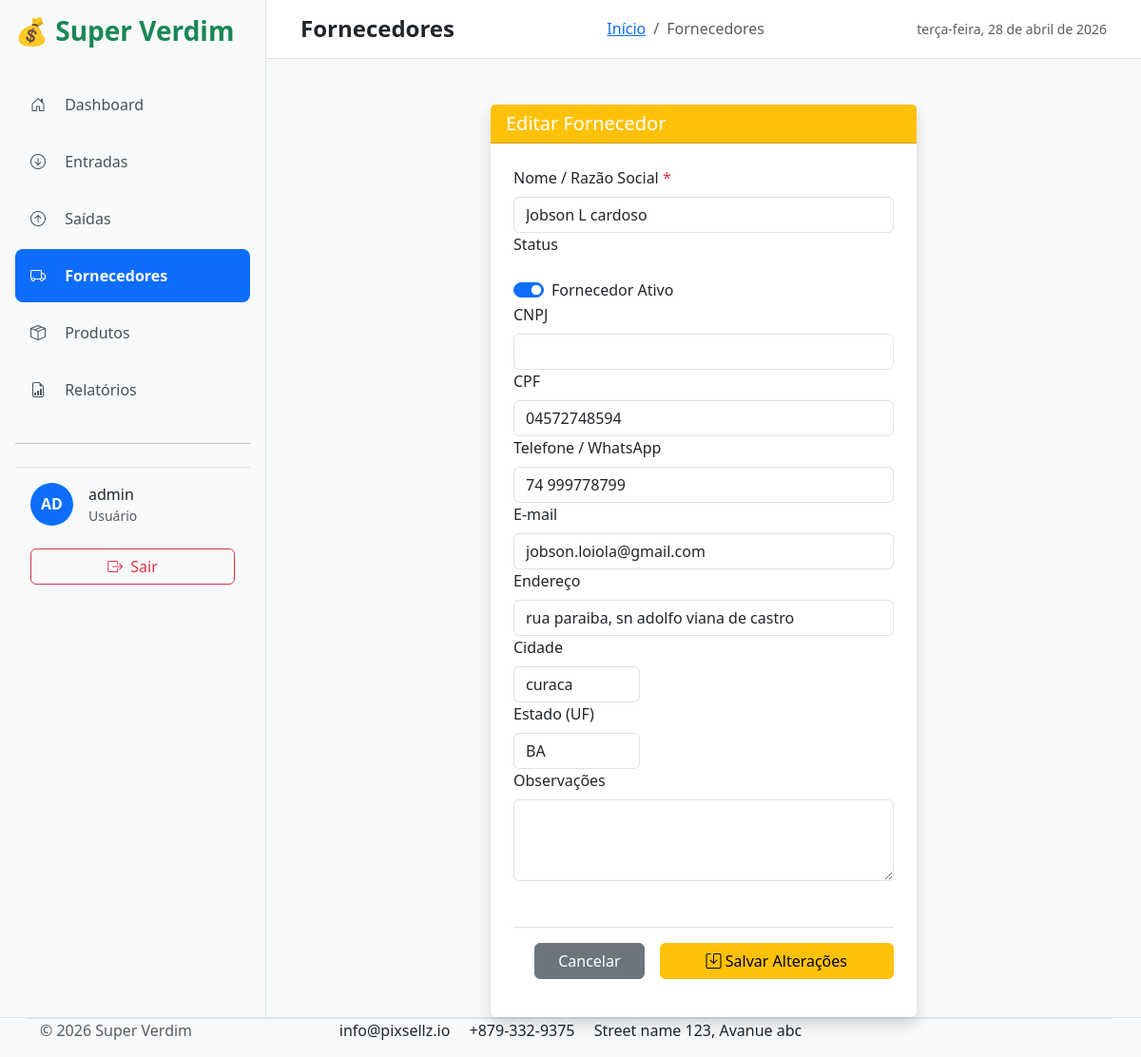
The page /fornecedores/fornecedor/1/editar/ (signed in) on the database its author committed.
### fornecedores/models.py (models this page shows, shortened)
class Fornecedor(models.Model):
    nome = models.CharField(max_length=100)
    cnpj = models.CharField(max_length=18, unique=True, blank=True, null=True)
    cpf = models.CharField(max_length=14, unique=True, blank=True, null=True)
    telefone = models.CharField(max_length=20, blank=True)
    email = models.EmailField(blank=True)
    endereco = models.CharField(max_length=100,blank=True)
    cidade = models.CharField(max_length=100, blank=True)
    estado = models.CharField(max_length=2, blank=True)
    observacoes = models.TextField(blank=True)
    ativo = models.BooleanField(default=True)
    criado_em = models.DateTimeField(auto_now_add=True)
    atualizado_em = models.DateTimeField(auto_now=True)
    class Meta:
        verbose_name = "Fornecedor"
        verbose_name_plural = "Fornecedores"
        ordering = ['nome']

### fornecedores/views.py (the view)
# urls.py: path('fornecedor/<int:pk>/editar/', views.editar_fornecedor, name='editar_fornecedor'),
@login_required
def editar_fornecedor(request, pk):
    fornecedor = get_object_or_404(Fornecedor, pk=pk)
    if request.method == 'POST':
        form = FornecedorForm(request.POST, instance=fornecedor)
        if form.is_valid():
            form.save()
            messages.success(request, f'Fornecedor "{fornecedor.nome}" atualizado com sucesso!')
            return redirect('lista_fornecedores')
        else:
            messages.error(request, 'Por favor, corrija os erros abaixo.')
    else:
        form = FornecedorForm(instance=fornecedor)
    return render(request, 'fornecedores/editar_fornecedor.html', {
        'form': form,
        'fornecedor': fornecedor
    })

### fornecedores/forms.py
class FornecedorForm(forms.ModelForm):
    class Meta:
        model = Fornecedor
        fields = ['nome', 'cnpj', 'cpf', 'telefone', 'email', 'endereco', 'cidade', 'estado', 'observacoes', 'ativo']
        widgets = {
            'observacoes': forms.Textarea(attrs={'rows': 3}),
        }

### main/context_processors.py (called while the page is built, shortened)
def user_role(request):
    if request.user.is_authenticated:
        groups = list(request.user.groups.values_list('name', flat=True))
        return {
            'is_admin': 'Administrador' in groups,
            'is_gerente': 'Gerente' in groups,
            'is_usuario': 'Usuário' in groups,
            'user_groups': groups,
            'user': request.user,
            'user_full_name': request.user.get_full_name() or request.user.username,
        }

### templates/fornecedores/editar_fornecedor.html (shortened to what this page needs)
{% extends 'base.html' %}
{% load static %}
{% block page_title %}Fornecedores{% endblock %}
{% block breadcrumb_current %}Fornecedores{% endblock %}
{% block content %}
<div class="row justify-content-center mt-5">
    <div class="col-lg-6">
      <div class="card shadow">
        <div class="card-header bg-warning text-white">
          <h5 class="mb-0">Editar Fornecedor</h5>
        </div>
        <div class="card-body p-4">
         <form method="POST">
          <div class="mb-3">
            <div class="col-md-12">
              <label class="form-label fw-medium">Nome / Razão Social <span class="text-danger">*</span></label>
              <input type="text" class="form-control" name="nome" value="{{ fornecedor.nome }}" required>
            </div>
            <div class="col-md-12">
              <label class="form-label fw-medium">Status</label>
              <div class="form-check form-switch mt-3">
                <input class="form-check-input" type="checkbox" name="ativo" id="ativo"
                       {% if fornecedor.ativo %}checked{% endif %}>
                <label class="form-check-label" for="ativo">Fornecedor Ativo</label>
              </div>
            </div>
            <div class="col-md-12">
              <label class="form-label fw-medium">CNPJ</label>
              <input type="text" class="form-control" name="cnpj" value="{{ fornecedor.cnpj|default:'' }}">
            </div>
            <div class="col-md-12">
              <label class="form-label fw-medium">CPF</label>
              <input type="text" class="form-control" name="cpf" value="{{ fornecedor.cpf|default:'' }}">
            </div>
            <div class="col-md-12">
              <label class="form-label fw-medium">Telefone / WhatsApp</label>
              <input type="text" class="form-control" name="telefone" value="{{ fornecedor.telefone|default:'' }}">
            </div>
            <div class="col-md-12">
              <label class="form-label fw-medium">E-mail</label>
              <input type="email" class="form-control" name="email" value="{{ fornecedor.email|default:'' }}">
            </div>
            <div class="col-12">
              <label class="form-label fw-medium">Endereço</label>
              <input type="text" class="form-control" name="endereco" value="{{ fornecedor.endereco|default:'' }}">
            </div>
            <div class="col-md-4">
              <label class="form-label fw-medium">Cidade</label>
              <input type="text" class="form-control" name="cidade" value="{{ fornecedor.cidade|default:'' }}">
            </div>
            <div class="col-md-4">
              <label class="form-label fw-medium">Estado (UF)</label>
              <input type="text" class="form-control text-uppercase" name="estado"
                     value="{{ fornecedor.estado|default:'' }}" maxlength="2">
            </div>
            <div class="col-12 fw-medium">
              <label class="form-label">Observações</label>
              <textarea class="form-control" name="observacoes" rows="3">{{ fornecedor.observacoes|default:'' }}</textarea>
            </div>
          </div>
          <div class="d-flex justify-content-end gap-3 mt-5 pt-3 border-top">
            <a href="{% url 'lista_fornecedores' %}" class="btn btn-secondary px-4">Cancelar</a>
            <button type="submit" class="btn btn-warning px-5">
              <i class="bi bi-save"></i> Salvar Alterações
            </button>
          </div>
        </form>
        </div>
        </div>
    </div>
</div>
{% endblock %}

### templates/includes/navbar.html (shortened to what this page needs)
{% load static %}
    <div class="d-flex justify-content-between align-items-center mb-4">
      <h3 class="text-success fw-bold">💰 Super Verdim</h3>
    </div>
      <ul class="nav flex-column">
        <li class="nav-item">
          <a href="{% url 'home' %}"
            class="nav-link py-3 px-3 mb-1 rounded-3 {% if request.path == '/' or request.path == '/dashboard/' %}active{% endif %}">
            <i class="bi bi-house-door me-3"></i> Dashboard
          </a>
        </li>
    <li class="nav-item">
      <a href="{% url 'entradas_list' %}"
         class="nav-link py-3 px-3 mb-1 rounded-3 {% if 'entradas' in request.path %}active{% endif %}">
        <i class="bi bi-arrow-down-circle me-3"></i> Entradas
      </a>
    </li>
    <li class="nav-item">
      <a href="{% url 'saidas_list' %}"
         class="nav-link py-3 px-3 mb-1 rounded-3 {% if 'saidas' in request.path %}active{% endif %}">
        <i class="bi bi-arrow-up-circle me-3"></i> Saídas
      </a>
    </li>
      <a href="{% url 'lista_fornecedores' %}"
         class="nav-link py-3 px-3 mb-1 rounded-3 {% if 'fornecedores' in request.path %}active{% endif %}">
        <i class="bi bi-truck me-3"></i> Fornecedores
      </a>
    <li>
      <a href="{% url 'lista_produtos' %}"
        class="nav-link py-3 px-3 mb-1 rounded-3 {% if 'produtos' in request.path %}active{% endif %}">
        <i class="bi bi-box-seam me-3"></i> Produtos
      </a>
    </li>
    <li class="nav-item">
      <a class="nav-link py-3 px-3 mb-1 rounded-3 {% if 'relatorio' in request.path %}active{% endif %}" href="#" data-bs-toggle="offcanvas" data-bs-target="#offcanvasRelatorios">
        <i class="bi bi-file-earmark-bar-graph me-3"></i> Relatórios
      </a>
    </li>
      <hr class="my-4">
      {% if user.is_authenticated %}
      <div class="mt-auto px-3 py-3 border-top">
        <div class="d-flex align-items-center gap-3">
          <div class="bg-primary text-white rounded-circle d-flex align-items-center justify-content-center" style="width: 45px; height: 45px;">
            <strong>{{ user.username|slice:":2"|upper }}</strong>
          </div>
          <div>
            <p class="mb-0 fw-medium">{{ user.get_full_name|default:user.username }}</p>
            <small class="text-muted">{{ user.email|default:"Usuário" }}</small>
          </div>
        </div>
        <br>
        <a href="{% url 'logout' %}" class="btn btn-outline-danger w-100 d-flex align-items-center justify-content-center gap-2">
          <i class="bi bi-box-arrow-right"></i> Sair
          </a>
        {% else %}
        <a href="{% url 'login' %}" class="btn btn-primary w-100">Fazer Login</a>
        {% endif %}
      </div>

### static/css/style.css (style rules this page uses)
body { font-family: 'Segoe UI', system-ui, sans-serif; }
.nav-link { color: #495057; transition: all 0.2s; }
.nav-link.active { background-color: #0d6efd !important; color: white !important; font-weight: 600; }
.card { border: none; box-shadow: 0 4px 15px rgba(0, 0, 0, 0.08); }

### rows shown on the page
Fornecedor: nome "Jobson L cardoso", ativo "☑", cpf "04572748594", telefone "74 999778799", email "jobson.loiola@gmail.com", endereco "rua paraiba, sn adolfo viana de castro", cidade "curaca", estado "BA"

### other values the page prints
{{ user.username|slice:":2"|upper }} "AD"
{{ user.get_full_name|default:user.username }} "admin"
{{ user.email|default:"Usuário" }} "Usuário"
